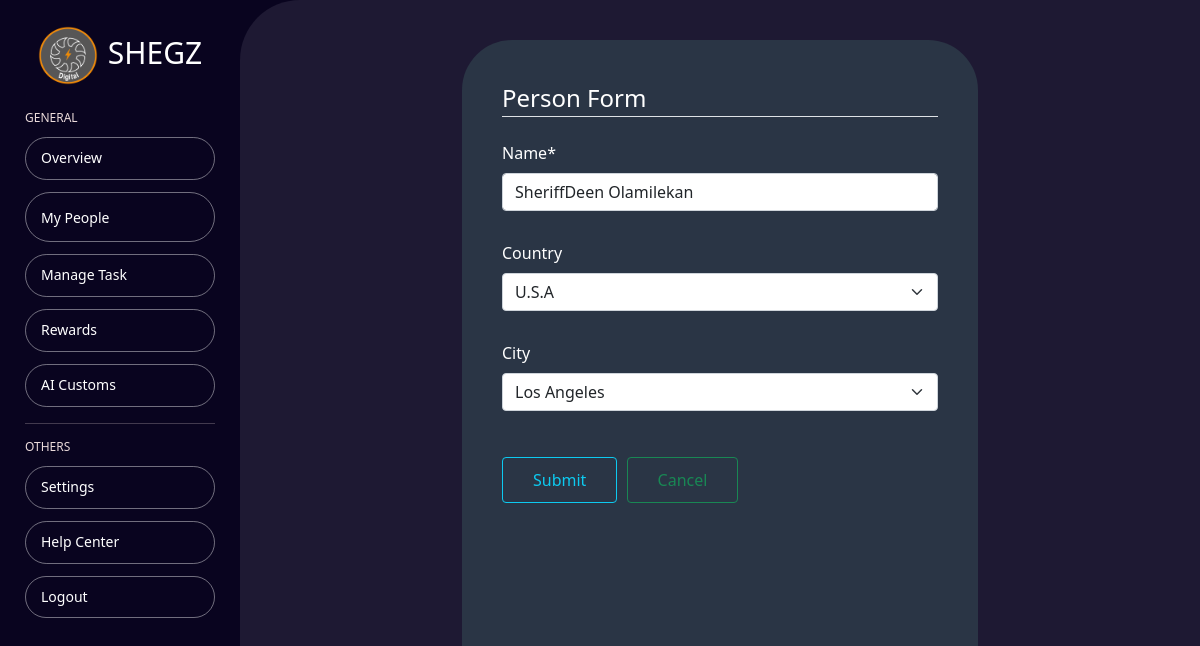
Page /Persons/59/ on the committed database.
### DependentDropDownList/models.py (models this page shows, shortened)
class Person(models.Model):
    name = models.CharField(max_length=124)
    country = models.ForeignKey(Country, on_delete=models.SET_NULL, blank=True, null=True)
    city = models.ForeignKey(City, on_delete=models.SET_NULL, blank=True, null=True)

class Country(models.Model):
    name = models.CharField(max_length=40)
    def __str__(self):
        return self.name

class City(models.Model):
    country = models.ForeignKey(Country, on_delete=models.CASCADE)
    name = models.CharField(max_length=40)
    def __str__(self):
        return self.name

### DependentDropDownList/views.py (the view)
# urls.py: path('<int:pk>/', views.person_update_view, name='person_change'),
def person_update_view(request, pk):
    person = get_object_or_404(Person, pk=pk)
    form = PersonCreationForm(instance=person)
    if request.method == 'POST':
        form = PersonCreationForm(request.POST, instance=person)
        if form.is_valid():
            form.save()
            return redirect('person_change', pk=pk)
    return render(request, 'DependentDropDownList/index.html', {'form': form})

### DependentDropDownList/forms.py
class PersonCreationForm(forms.ModelForm):
    class Meta:
        model = Person
        fields = '__all__'
    def __init__(self, *args, **kwargs):
        super().__init__(*args, **kwargs)
        self.fields['city'].queryset = City.objects.none()
        if 'country' in self.data:
            try:
                country_id = int(self.data.get('country'))
                self.fields['city'].queryset = City.objects.filter(country_id=country_id).order_by('name')
            except (ValueError, TypeError):
                pass  # invalid input from the client; ignore and fallback to empty City queryset
        elif self.instance.pk:
            self.fields['city'].queryset = self.instance.country.city_set.order_by('name')

### DependentDropDownList/templates/DependentDropDownList/index.html (shortened to what this page needs)
{% extends 'jquery_ajax_app/base.html' %}
{% load crispy_forms_tags %}
{% load static %}
{% block content %}
<div class="create-task">
    <div class="create-section">
        <form method="post" id="personForm" data-cities-url="{% url 'ajax_load_cities' %}">
            <fieldset class="form-group">
                <legend class="border-bottom mb-4">Person Form</legend>
                {{ form|crispy }}
            </fieldset>
            <div class="from-group">
                <input class="btn btn-outline-info send" type="submit" value="Submit">
                <a href="{% url 'home' %}" class="btn btn-outline-success send">Cancel</a>
            </div>
        </form>
    </div>
</div>
{% endblock content %}

### rows in the picture
Person: name "SheriffDeen Olamilekan", city "Los Angeles"
City: country "U.S.A"
